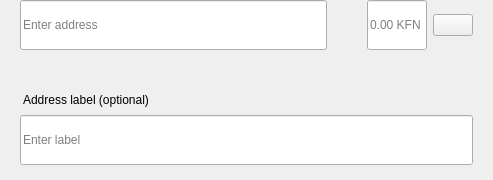
<?xml version="1.0" encoding="UTF-8"?>
<ui version="4.0">
 <class>SendMultiRow</class>
 <widget class="QWidget" name="SendMultiRow">
  <property name="geometry">
   <rect>
    <x>0</x>
    <y>0</y>
    <width>493</width>
    <height>180</height>
   </rect>
  </property>
  <property name="minimumSize">
   <size>
    <width>0</width>
    <height>0</height>
   </size>
  </property>
  <property name="maximumSize">
   <size>
    <width>16777215</width>
    <height>16777215</height>
   </size>
  </property>
  <property name="windowTitle">
   <string>Form</string>
  </property>
  <layout class="QVBoxLayout" name="verticalLayout_3">
   <property name="spacing">
    <number>0</number>
   </property>
   <property name="leftMargin">
    <number>0</number>
   </property>
   <property name="topMargin">
    <number>0</number>
   </property>
   <property name="rightMargin">
    <number>20</number>
   </property>
   <property name="bottomMargin">
    <number>5</number>
   </property>
   <item alignment="Qt::AlignTop">
    <widget class="QWidget" name="widget" native="true">
     <property name="sizePolicy">
      <sizepolicy hsizetype="Expanding" vsizetype="Maximum">
       <horstretch>0</horstretch>
       <verstretch>0</verstretch>
      </sizepolicy>
     </property>
     <property name="minimumSize">
      <size>
       <width>0</width>
       <height>60</height>
      </size>
     </property>
     <property name="maximumSize">
      <size>
       <width>16777215</width>
       <height>85</height>
      </size>
     </property>
     <layout class="QHBoxLayout" name="horizontalLayout" stretch="6,0,2">
      <property name="spacing">
       <number>0</number>
      </property>
      <property name="leftMargin">
       <number>8</number>
      </property>
      <property name="topMargin">
       <number>0</number>
      </property>
      <property name="rightMargin">
       <number>0</number>
      </property>
      <property name="bottomMargin">
       <number>0</number>
      </property>
      <item alignment="Qt::AlignTop">
       <widget class="QStackedWidget" name="stackedAddress">
        <property name="minimumSize">
         <size>
          <width>0</width>
          <height>50</height>
         </size>
        </property>
        <property name="maximumSize">
         <size>
          <width>16777215</width>
          <height>50</height>
         </size>
        </property>
        <widget class="QWidget" name="page_4">
         <property name="sizePolicy">
          <sizepolicy hsizetype="Expanding" vsizetype="Preferred">
           <horstretch>0</horstretch>
           <verstretch>0</verstretch>
          </sizepolicy>
         </property>
         <property name="minimumSize">
          <size>
           <width>0</width>
           <height>50</height>
          </size>
         </property>
         <property name="maximumSize">
          <size>
           <width>16777215</width>
           <height>55</height>
          </size>
         </property>
         <layout class="QVBoxLayout" name="verticalLayout_7">
          <property name="spacing">
           <number>0</number>
          </property>
          <property name="leftMargin">
           <number>12</number>
          </property>
          <property name="topMargin">
           <number>0</number>
          </property>
          <property name="rightMargin">
           <number>0</number>
          </property>
          <property name="bottomMargin">
           <number>0</number>
          </property>
          <item>
           <widget class="QLineEdit" name="lineEditAddress">
            <property name="minimumSize">
             <size>
              <width>0</width>
              <height>50</height>
             </size>
            </property>
            <property name="maximumSize">
             <size>
              <width>16777215</width>
              <height>50</height>
             </size>
            </property>
            <property name="placeholderText">
             <string>Enter address</string>
            </property>
           </widget>
          </item>
         </layout>
        </widget>
        <widget class="QWidget" name="page_3"/>
       </widget>
      </item>
      <item>
       <spacer name="horizontalSpacer_3">
        <property name="orientation">
         <enum>Qt::Horizontal</enum>
        </property>
        <property name="sizeType">
         <enum>QSizePolicy::Fixed</enum>
        </property>
        <property name="sizeHint" stdset="0">
         <size>
          <width>40</width>
          <height>20</height>
         </size>
        </property>
       </spacer>
      </item>
      <item>
       <layout class="QHBoxLayout" name="horizontalLayout_2">
        <property name="spacing">
         <number>6</number>
        </property>
        <item alignment="Qt::AlignTop">
         <widget class="QLineEdit" name="lineEditAmount">
          <property name="sizePolicy">
           <sizepolicy hsizetype="Expanding" vsizetype="Preferred">
            <horstretch>0</horstretch>
            <verstretch>0</verstretch>
           </sizepolicy>
          </property>
          <property name="minimumSize">
           <size>
            <width>0</width>
            <height>50</height>
           </size>
          </property>
          <property name="maximumSize">
           <size>
            <width>16777215</width>
            <height>50</height>
           </size>
          </property>
          <property name="maxLength">
           <number>17</number>
          </property>
          <property name="alignment">
           <set>Qt::AlignLeading|Qt::AlignLeft|Qt::AlignVCenter</set>
          </property>
          <property name="placeholderText">
           <string notr="true">0.00 KFN</string>
          </property>
         </widget>
        </item>
        <item>
         <layout class="QVBoxLayout" name="verticalLayout">
          <property name="topMargin">
           <number>14</number>
          </property>
          <property name="bottomMargin">
           <number>0</number>
          </property>
          <item alignment="Qt::AlignTop">
           <widget class="QPushButton" name="btnMenu">
            <property name="minimumSize">
             <size>
              <width>0</width>
              <height>0</height>
             </size>
            </property>
            <property name="maximumSize">
             <size>
              <width>16777215</width>
              <height>16777215</height>
             </size>
            </property>
            <property name="focusPolicy">
             <enum>Qt::NoFocus</enum>
            </property>
            <property name="text">
             <string/>
            </property>
           </widget>
          </item>
         </layout>
        </item>
       </layout>
      </item>
     </layout>
    </widget>
   </item>
   <item>
    <widget class="QWidget" name="layoutLabel" native="true">
     <property name="minimumSize">
      <size>
       <width>0</width>
       <height>0</height>
      </size>
     </property>
     <property name="maximumSize">
      <size>
       <width>16777215</width>
       <height>16777215</height>
      </size>
     </property>
     <layout class="QVBoxLayout" name="verticalLayout_9">
      <property name="spacing">
       <number>6</number>
      </property>
      <property name="leftMargin">
       <number>20</number>
      </property>
      <property name="topMargin">
       <number>0</number>
      </property>
      <property name="rightMargin">
       <number>0</number>
      </property>
      <property name="bottomMargin">
       <number>10</number>
      </property>
      <item>
       <spacer name="verticalSpacer">
        <property name="orientation">
         <enum>Qt::Vertical</enum>
        </property>
        <property name="sizeType">
         <enum>QSizePolicy::Fixed</enum>
        </property>
        <property name="sizeHint" stdset="0">
         <size>
          <width>20</width>
          <height>20</height>
         </size>
        </property>
       </spacer>
      </item>
      <item>
       <widget class="QLabel" name="labelSubtitleDescription">
        <property name="styleSheet">
         <string notr="true">margin-bottom:2px;
margin-left:0.05px;
padding:0px;</string>
        </property>
        <property name="text">
         <string>Address label (optional)</string>
        </property>
       </widget>
      </item>
      <item>
       <widget class="QLineEdit" name="lineEditDescription">
        <property name="minimumSize">
         <size>
          <width>0</width>
          <height>50</height>
         </size>
        </property>
        <property name="maximumSize">
         <size>
          <width>16777215</width>
          <height>50</height>
         </size>
        </property>
        <property name="placeholderText">
         <string>Enter label</string>
        </property>
       </widget>
      </item>
     </layout>
    </widget>
   </item>
  </layout>
 </widget>
 <resources/>
 <connections/>
</ui>
